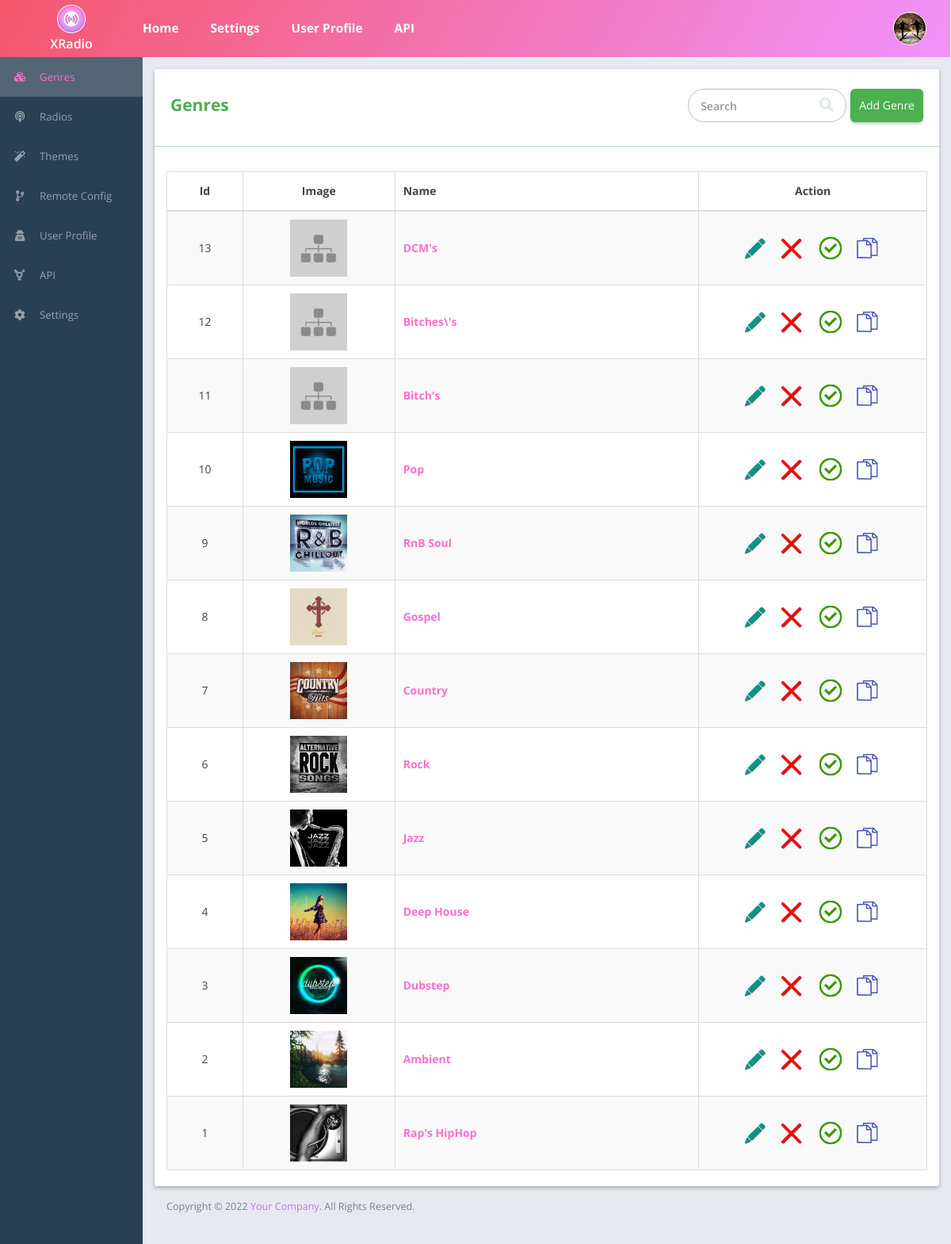
Screenshot of /x_manage_genres.php (signed in) with the database file from the repository.
### tables this page shows
CREATE TABLE `genres` (
  `id` int(11) NOT NULL,
  `name` varchar(255) NOT NULL,
  `img` varchar(255) NOT NULL,
  `isActive` int(1) NOT NULL DEFAULT '1'
);

### x_manage_genres.php (the view, shortened to what this page needs)
<?php
	include("includes/xradio_header.php");
	$search="";
	$qry="SELECT * FROM genres ";
	$qry=$qry." order by id DESC";
	$result=mysqli_query($mysqli,$qry);
?>
	<div class="row">
      <div class="col-xs-12">
        <div class="card card-bottom">
          <div class="page_title_block">
						<div class="page_search">
							<div class="col-md-5 col-xs-12">
	            	<div class="page_title">Genres</div>
	            </div>
	            <div class="col-xs-12 col-md-12">
	              	<div class="search_list">
										<form action=""  method="post" enctype="multipart/form-data">
											<div class="search_block">
												<div class="form-group">
													<input type="text" class="form-control" name="qe_cat" id="qe_cat" placeholder="Search" required/>
												</div>
												<div class="form-group">
													<button class="btn-search" type="submit" name="submit">
														<i class="fa fa-search"></i>
													</button>
												</div>
											</div>
										</form>
	                	<div class="add_btn_primary"> <a href="x_add_genre.php?action=add">Add Genre</a> </div>
	              	</div>
	            </div>
						</div>
						<div class="divider"></div>
          </div>
					<div class="row card-top">
						<div class="col-md-12">
							<div class="col-md-12 col-sm-12">
							</div>
						</div>
					</div>
          <div class="col-md-12 card-top">
            <table class="table table-striped table-bordered table-hover">
              <thead>
                <tr>
									<th class="table_title_center">Id</th>
									<th class="table_title_center">Image</th>
                  <th>Name</th>
                  <th class="table_title_center">Action</th>
                </tr>
              </thead>
              <tbody>
              	<?php
						while($row=mysqli_fetch_array($result)){?>
                <tr>
                  <td width="10%" class="table_title_center"><?php echo $row['id'];?></td>
									<td width="20%" class="table_title_center" ><span><img src="uploads/genres/<?php if($row['img']!=""){echo $row['img'];}else{echo "genre_default.jpg";}?>" height="72" width="72"/></span></td>
									<td class="table_accent"><?php echo $row['name'];?></td>
                  <td width="30%" class="table_title_center">
										<a href="x_add_genre.php?action=edit&id=<?php echo $row['id'];?>"><img src="assets/images/ic_edit.png" height="32" width="32"/></a>
										<a href="x_manage_genres.php?action=delete&id=<?php echo $row['id']."&search=$search";?>" onclick="return confirm('Do you want to delete this genre?');"><img src="assets/images/ic_delete_red.png" height="32" width="32" style="margin:0px 10px"/></a>
										<?php if($row['isActive']!=0){?>
										<a href="x_manage_genres.php?action=inactive&id=<?php echo $row['id']."&search=$search";?>"><img src="assets/images/ic_check.png" height="32" width="32" style="margin:0px 5px"/></a>
										<?php }else{?>
										<a href="x_manage_genres.php?action=active&id=<?php echo $row['id']."&search=$search";?>"><img src="assets/images/ic_uncheck.png" height="32" width="32" style="margin:0px 5px"/></a>
										<?php }?>
										<a href="x_add_genre.php?action=copy&id=<?php echo $row['id'];?>"><img src="assets/images/ic_copy.png" height="32" width="32" style="margin:0px 5px"/></a>
									</td>
                </tr>
                <?php
				     	}?>
              </tbody>
            </table>
          </div>
          <div class="clearfix"></div>
        </div>
      </div>
</div>
<?php include("includes/xradio_footer.php");?>

### includes/xradio_header.php (shortened to what this page needs)
<?php
  $script_name = $_SERVER["SCRIPT_NAME"];
  $parts = Explode('/', $script_name);
  $script_name = $parts[count($parts) - 1];
?>
<!DOCTYPE html>
<html>
<head>
<link rel="stylesheet" href="//code.jquery.com/ui/1.12.1/themes/base/jquery-ui.css">
<link rel="stylesheet" href="https://maxcdn.bootstrapcdn.com/bootstrap/3.3.7/css/bootstrap.min.css">
<link rel="stylesheet" type="text/css" href="assets/css/vendor.css">
<link rel="stylesheet" type="text/css" href="assets/css/flat-admin.css">
</head>
<body>
<div class="app">
  <nav class="navbar navbar-default">
    <div class="container-fluid">
      <div class="navbar-header">
        <a class="app-brand"><img src="assets/images/app_logo.png" alt="app logo" /></a>
        <div class="app-name"><?php echo XRADIO_APP_NAME;?></div>
      </div>
      <ul class="nav navbar-nav">
        <li><a href="xradio_home.php" class= "nav-tab-item">Home</a></li>
        <li><a href="xradio_settings.php" class= "nav-tab-item">Settings</a></li>
        <li><a href="xradio_profile.php" class= "nav-tab-item">User Profile</a></li>
        <li><a href="xradio_api.php" class= "nav-tab-item">API</a></li>
      </ul>
      <ul class="nav navbar-nav navbar-right">
         <li class="dropdown">
           <a class="dropdown-toggle" data-toggle="dropdown" href="#">
             <?php if(XRADIO_USER_AVATAR){?>
               <img class="profile-img" src="assets/images/<?php echo XRADIO_USER_AVATAR;?>">
             <?php }else{?>
               <img class="profile-img" src="assets/images/profile.png">
             <?php }?>
           </a>
         </li>
      </ul>
    </div>
  </nav>
  <aside class="app-sidebar" id="sidebar">
    <div class="sidebar-menu">
      <ul class="sidebar-nav">
        <li <?php if($script_name=="x_manage_genres.php" or $script_name=="x_add_genre.php"){?>class="active"<?php }?>>
          <a href="x_manage_genres.php">
            <div class="nav_icon"><i class="fa fa fa-cubes" aria-hidden="true"></i></div>
            <div class="nav_title">Genres</div>
          </a>
        </li>
        <li <?php if($script_name=="x_manage_radios.php" or $script_name=="x_add_radio.php"){?>class="active"<?php }?>>
          <a href="x_manage_radios.php">
            <div class="nav_icon"><i class="fas fa-podcast" aria-hidden="true"></i> </div>
            <div class="nav_title">Radios</div>
          </a>
        </li>
        <li <?php if($script_name=="x_manage_themes.php" or $script_name=="x_add_theme.php"){?>class="active"<?php }?>>
          <a href="x_manage_themes.php">
            <div class="nav_icon"><i class="fa fa-magic" aria-hidden="true"></i> </div>
            <div class="nav_title">Themes</div>
          </a>
        </li>
        <li <?php if($script_name=="xradio_remote_configs.php"){?>class="active"<?php }?>>
          <a href="xradio_remote_configs.php">
            <div class="nav_icon"><i class="fas fa-code-branch" aria-hidden="true"></i> </div>
            <div class="nav_title">Remote Config</div>
          </a>
        </li>
        <li <?php if($script_name=="xradio_profile.php"){?>class="active"<?php }?>>
          <a href="xradio_profile.php">
            <div class="nav_icon"> <i class="fa fa-user-secret" aria-hidden="true"></i> </div>
            <div class="nav_title">User Profile</div>
          </a>
        </li>
        <li <?php if($script_name=="xradio_api.php"){?>class="active"<?php }?>>
          <a href="xradio_api.php">
            <div class="nav_icon"><i class="fa fa-transgender-alt" aria-hidden="true"></i> </div>
            <div class="nav_title">API</div>
          </a>
        </li>
        <li <?php if($script_name=="xradio_settings.php"){?>class="active"<?php }?>>
          <a href="xradio_settings.php">
            <div class="nav_icon"> <i class="fa fa-cog" aria-hidden="true"></i> </div>
            <div class="nav_title">Settings</div>
          </a>
        </li>
      </ul>
    </div>
  </aside>
  <div class="app-container">

### includes/xradio_footer.php (shortened to what this page needs)
<footer class="app-footer">
  <div class="row">
    <div class="col-xs-12">
      <div class="footer-copyright">Copyright © <?php echo date('Y');?> <a href="<?php echo XRADIO_APP_WEBSITE?>"><?php echo XRADIO_APP_AUTHOR;?></a>. All Rights Reserved.</div>
    </div>
  </div>
</footer>
</div>
</div>
</body>
</html>

### rows the page displays
genres: id "13", name "DCM's", isActive 1 (drawn)
genres: id "12", name "Bitches\\'s", isActive 1 (drawn)
genres: id "11", name "Bitch's", isActive 1 (drawn)
genres: id "10", img (picture), name "Pop", isActive 1 (drawn)
genres: id "9", img (picture), name "RnB Soul", isActive 1 (drawn)
genres: id "8", img (picture), name "Gospel", isActive 1 (drawn)
genres: id "7", img (picture), name "Country", isActive 1 (drawn)
genres: id "6", img (picture), name "Rock", isActive 1 (drawn)
genres: id "5", img (picture), name "Jazz", isActive 1 (drawn)
genres: id "4", img (picture), name "Deep House", isActive 1 (drawn)
genres: id "3", img (picture), name "Dubstep", isActive 1 (drawn)
genres: id "2", img (picture), name "Ambient", isActive 1 (drawn)
genres: id "1", img (picture), name "Rap's HipHop", isActive 1 (drawn)

### other values shown
XRADIO_APP_NAME "XRadio"
XRADIO_APP_AUTHOR "Your Company"
